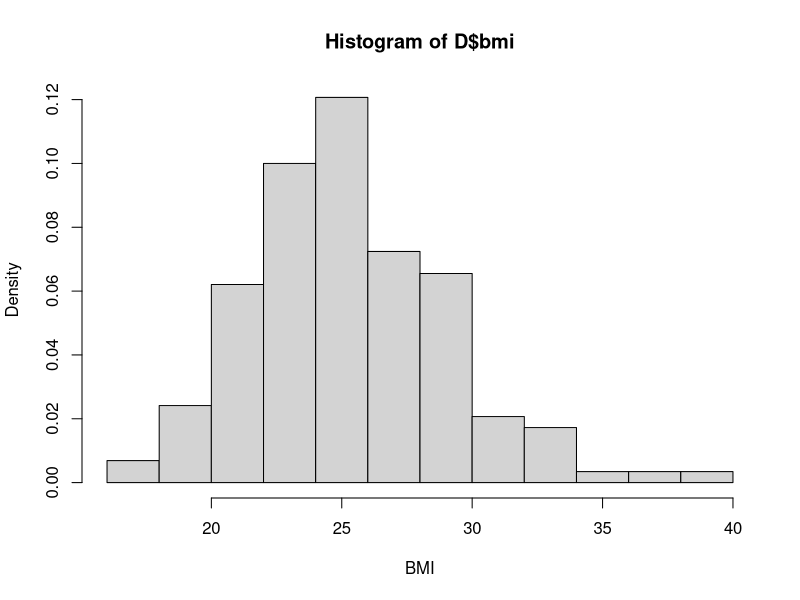
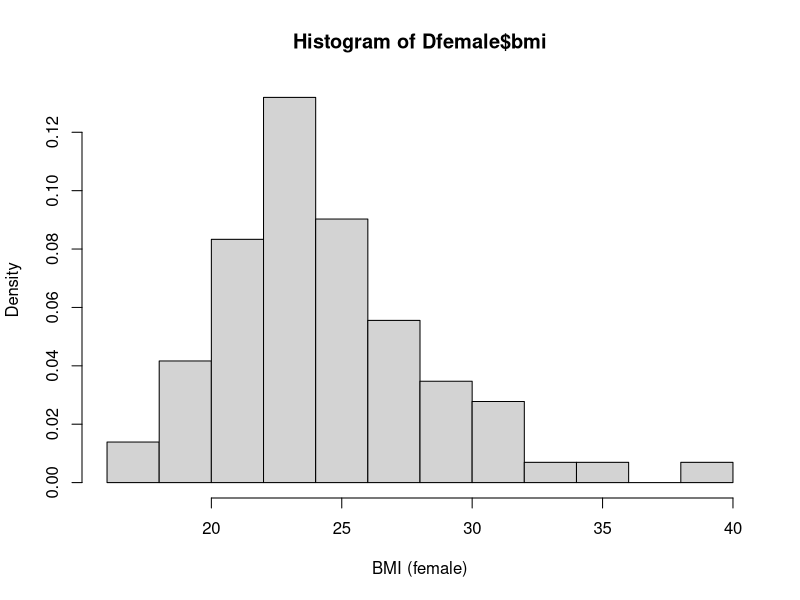
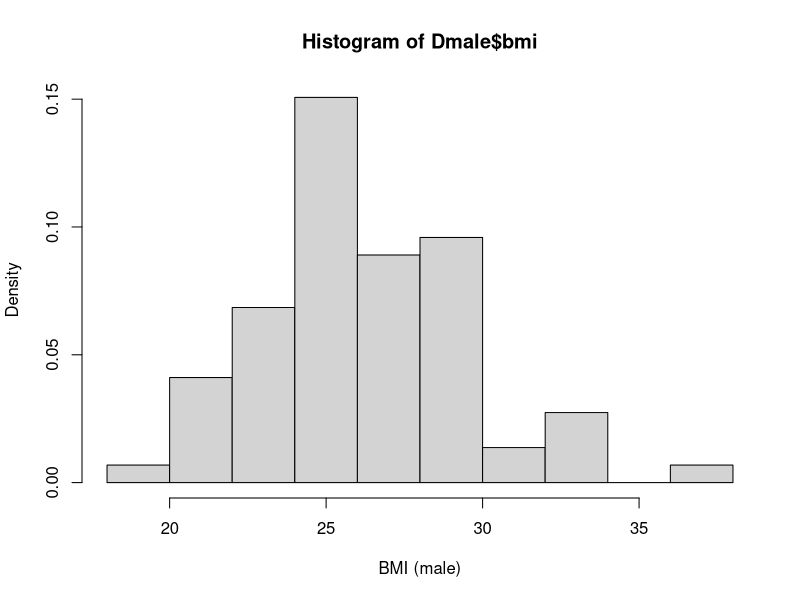
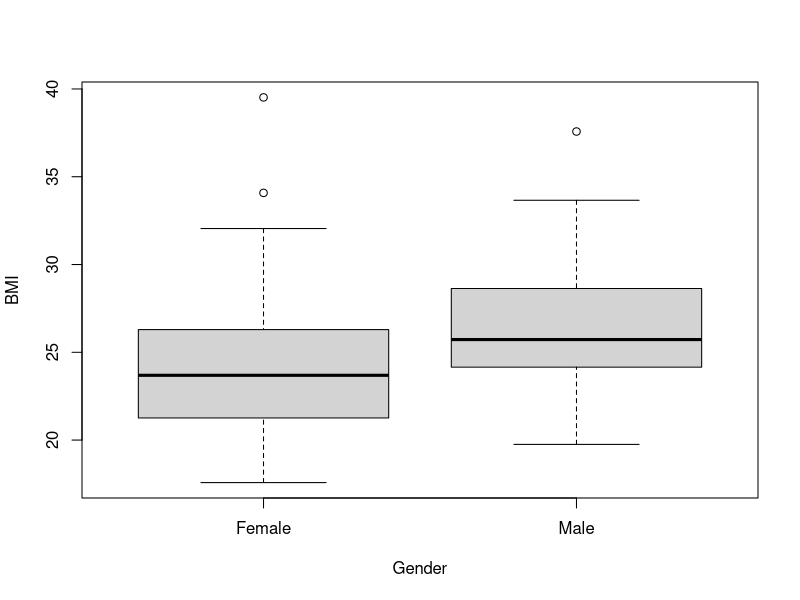
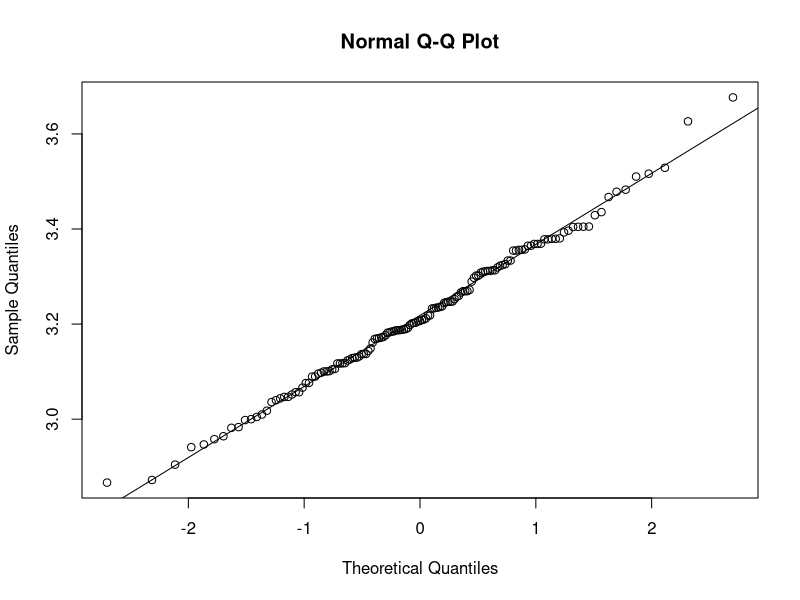

The R script that drew these images, in order:

###########################################################################
## Set the working directory

## In RStudio the working directory is easily set via the menu
## "Session -> Set Working Directory -> To Source File Location" 
## Note: In R only "/" is used for separating in paths 
## (i.e. no backslash).
setwd("Replace with path to directory containing project files.")

###########################################################################
## Read data into R

## Read data from bmi1_data.csv
D <- read.table("bmi1_data.csv", header=TRUE, sep=";", as.is=TRUE)

###########################################################################
## Simple overview of the data

## Dimensions of D (number of rows and columns)
dim(D)
##  Column/variable names
names(D)
## The first rows/observations
head(D)
## The last rows/observations
tail(D)
## Selected summary statistics
summary(D)
## Another type of summary of the dataset
str(D)

###########################################################################
## Calculate BMI scores

## Calculate BMI scores and add new variable to D
D$bmi <- D$weight/(D$height/100)^2

###########################################################################
## Histogram (empirical density)

## Histogram describing the empirical density of the BMI scores
## (histogram of the BMI scores normalized to have an area of 1)
hist(D$bmi, xlab="BMI", prob=TRUE)

###########################################################################
## Taking subsets of the data using 'subset'

## Divide data into two subsets according to gender
Dfemale <- subset(D, gender == 0)
Dmale <- subset(D, gender == 1)

###########################################################################
## Density histograms by gender

## Density histograms describing the empirical density
## of the BMI scores of women and men, respectively.
hist(Dfemale$bmi, xlab="BMI (female)", prob=TRUE)
hist(Dmale$bmi, xlab="BMI (male)", prob=TRUE)

###########################################################################
## Box plot

## Box plot of BMI scores by gender
boxplot(Dfemale$bmi, Dmale$bmi, names=c("Female", "Male"), 
        xlab="Gender", ylab="BMI")

###########################################################################
## Summary statistics for BMI

## Total number of observations
## (doesn't include missing values if there are any)
sum(!is.na(D$bmi))
## Sample mean (both genders combined)
mean(D$bmi, na.rm=TRUE)
## Sample variance (both genders combined)
var(D$bmi, na.rm=TRUE)
## etc.
##
## The argument 'na.rm=TRUE' ensures that the statistic is
## computed even in cases where there are missing values.

###########################################################################
## qq-plot for model validation

## New variable 'logbmi' with log-transformed BMI
D$logbmi <- log(D$bmi)
## qq-plot of log-transformed BMI
qqnorm(D$logbmi)
qqline(D$logbmi)

###########################################################################
## One-sample t-test

## Testing hypothesis mu=log(25) for log-transformed BMI
t.test(D$logbmi, mu=log(25))

###########################################################################
## CI's for the mean and median

## Consider data for women only
Dfemale <- subset(D, gender == 0)
## Compute CI for mean log-BMI score of a woman
KI <- t.test(Dfemale$logbmi, conf.level=0.95)$conf.int
KI
## "Back-transform" to get a CI for median BMI score of a woman
exp(KI)

###########################################################################
## Welch t-test for comparing two (independent) samples

## Comparison of mean logBMI for women and men
t.test(D$logbmi[D$gender == 0], D$logbmi[D$gender == 1])

###########################################################################
## Computing correlations

## Computing correlations between selected variables
cor(D[,c("weight","fastfood","bmi")], use="pairwise.complete.obs")

###########################################################################
## Subsets in R
  
## Optional extra remark about taking subsets in R
##
## A logical vector with a TRUE or FALSE for each value 
## of a column in D, e.g.: Find all women in the data
D$gender == 0
## Can be used to find all the data for women
D[D$gender == 0, ]
## Alternatively, use the 'subset' function
subset(D, gender == 0)
## More complex logical expressions can be made, e.g.:
## Find all women who weigh less than 55 kg
subset(D, gender == 0 & weight < 55)

###########################################################################
## More R tips

## Use a 'for'-loop to calculate the summary statistics
## and assign the result to a new data.frame
Tbl <- data.frame()
for(i in 0:1){
  Tbl[i+1, "mean"] <- mean(D$bmi[D$gender == i])
  Tbl[i+1, "var"] <- var(D$bmi[D$gender == i])
}
row.names(Tbl) <- c("Women","Men")
## View the contents of Tbl
Tbl

## In R there are also more condensed ways to do such calculations.
## For example,
aggregate(D$bmi, by=list(D$gender), function(x){ 
  c(mean=mean(x), var=var(x)) 
})
## See more useful functions with: ?apply, ?aggregate and ?lapply
## For extremely efficient data handling see, e.g., the packages: 
## dplyr, tidyr, reshape2 and ggplot2

## LaTeX tips:
##
## The R package "xtable" can generate LaTeX tables written to a file 
## and thereby they can automatically be included in a .tex document.
## 
## The R package "knitr" can be used very elegantly to generate .tex 
## documents with R code written directly in the document. This 
## document and the book were generated using knitr.
